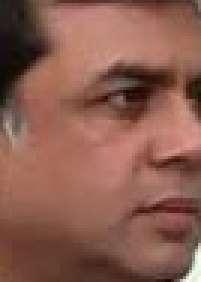
#> input picture Indian_actors_faces/paresh_rawal/05f6d19903.jpg, 67 x 94 px (shown 3 times larger)
$ python -i Data-processing.py   (imports and definitions only)
#> lines starting #> are read from the running program, lines starting #| are printed output that depends on the picture
#> further down, picture is the input picture: shape (94, 67, 3); mean B, G, R 79.4, 93, 138.5
import tensorflow as tf
import numpy as np
import cv2
from matplotlib import pyplot as plt
import os

# Paths
data_dir = r'C:\Users\Shyam\OneDrive\Desktop\project\Visionary\My DataSet\My dataset'  # Dataset path
output_dir = r'C:\Users\Shyam\OneDrive\Desktop\project\Visionary\Processed Dataset'  # Output path for preprocessed images

# Ensure the output directory exists
# [4 lines not run here, left out]

# Load the dataset and organize images by class (subfolder names as class labels)
# [1 line that did not run here, left out]

# Convert the dataset into a NumPy iterator
# [1 line that did not run here, left out]

# Fetch a batch of images and labels
# [1 line that did not run here, left out]

# Visualize the first 4 images in the batch
fig, ax = plt.subplots(ncols=4, figsize=(20, 20))
# [4 lines not run here, left out]

# 2. Preprocessing Function
def preprocess_image(image, size=(224, 224)):
    """Resize, normalize, and apply preprocessing to an image."""
#> called with size = (224, 224)
    image = cv2.resize(image, size)  # Resize the image
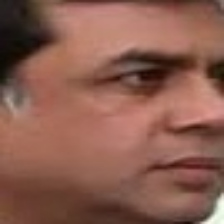
#> image: shape (224, 224, 3); mean of channels 0, 1, 2 79.3, 92.9, 138.4; drawn as B, G, R
    image = cv2.GaussianBlur(image, (5, 5), 0)  # Apply Gaussian blur
    image = cv2.cvtColor(image, cv2.COLOR_BGR2GRAY)  # Convert to grayscale
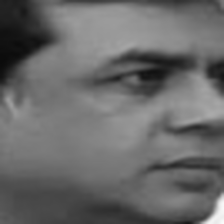
#> image: shape (224, 224); min 11, max 251, mean 105
    clahe = cv2.createCLAHE(clipLimit=2.0, tileGridSize=(8, 8))
    image = image.astype(np.uint8)  # Ensure the image is 8-bit unsigned before applying CLAHE
    image = clahe.apply(image)  # Apply CLAHE for contrast enhancement
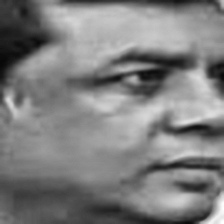
#> image: shape (224, 224); min 8, max 255, mean 126.4
    image = image / 255.0  # Normalize pixel values to [0, 1]
    return np.expand_dims(image, axis=-1)  # Add channel dimension

# 3. Apply Preprocessing to the Dataset and Save Images
def preprocess_and_save_dataset(dataset, size=(224, 224)):
    """Preprocess an entire dataset and save preprocessed images."""
    preprocessed_images = []
    labels = []

    for images, lbls in dataset:
        for idx, (img, lbl) in enumerate(zip(images, lbls)):
            # Preprocess each image
            preprocessed_img = preprocess_image(img.numpy(), size)

            # Save preprocessed image
            class_dir = os.path.join(output_dir, str(lbl.numpy()))
            os.makedirs(class_dir, exist_ok=True)
            file_path = os.path.join(class_dir, f"image_{idx}.png")
            cv2.imwrite(file_path, (preprocessed_img.squeeze() * 255).astype(np.uint8))  # Save as grayscale

            # Append to list
            preprocessed_images.append(preprocessed_img)
            labels.append(lbl.numpy())

    return np.array(preprocessed_images), np.array(labels)

# Preprocess and save dataset
# [1 line not run here, left out]
# [1 line that did not run here, left out]

# Display dataset shape after preprocessing
# [2 lines not run here, left out]

# Optional: Visualize a few preprocessed images
fig, ax = plt.subplots(ncols=4, figsize=(20, 20))
# [4 lines not run here, left out]

>>> import cv2
>>> picture = cv2.imread('../Indian_actors_faces/paresh_rawal/05f6d19903.jpg')
>>> result = preprocess_image(picture)

$ run again, on Indian_actors_faces/paresh_rawal/1419c4dfdb.jpg
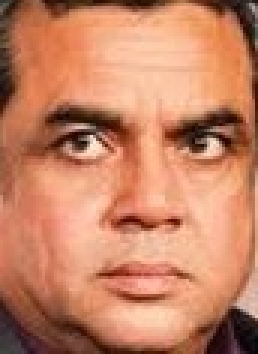
#> input picture Indian_actors_faces/paresh_rawal/1419c4dfdb.jpg, 86 x 118 px (shown 3 times larger)
#> picture is the input picture: shape (118, 86, 3); mean B, G, R 99.8, 130.1, 197.3
#> in preprocess_image, `image = cv2.resize(image, size)`:
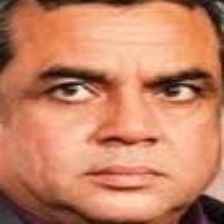
#> image: shape (224, 224, 3); mean of channels 0, 1, 2 99.6, 130, 197.1; drawn as B, G, R
#> in preprocess_image, `image = clahe.apply(image)`:
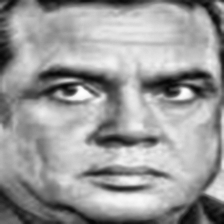
#> image: shape (224, 224); min 3, max 255, mean 153.9

$ run again, on Indian_actors_faces/paresh_rawal/23bee4a033.jpg
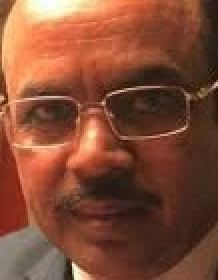
#> input picture Indian_actors_faces/paresh_rawal/23bee4a033.jpg, 109 x 140 px (shown 2 times larger)
#> picture is the input picture: shape (140, 109, 3); mean B, G, R 53, 75.6, 129.8
#> in preprocess_image, `image = cv2.cvtColor(image, cv2.COLOR_BGR2GRAY)`:
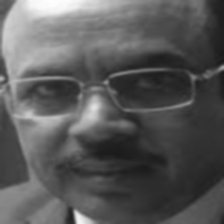
#> image: shape (224, 224); min 27, max 254, mean 89.1
#> in preprocess_image, `image = clahe.apply(image)`:
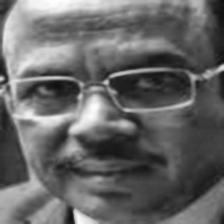
#> image: shape (224, 224); min 13, max 255, mean 102.3

$ run again, on Indian_actors_faces/paresh_rawal/3dae14b160.jpg
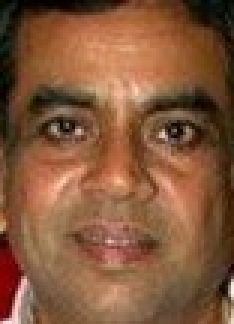
#> input picture Indian_actors_faces/paresh_rawal/3dae14b160.jpg, 78 x 108 px (shown 3 times larger)
#> picture is the input picture: shape (108, 78, 3); mean B, G, R 58.8, 87.4, 131.4
#> in preprocess_image, `image = cv2.cvtColor(image, cv2.COLOR_BGR2GRAY)`:
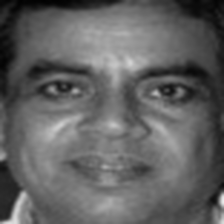
#> image: shape (224, 224); min 1, max 235, mean 97.1
#> in preprocess_image, `image = clahe.apply(image)`:
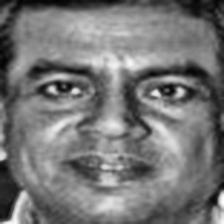
#> image: shape (224, 224); min 2, max 253, mean 117.6
